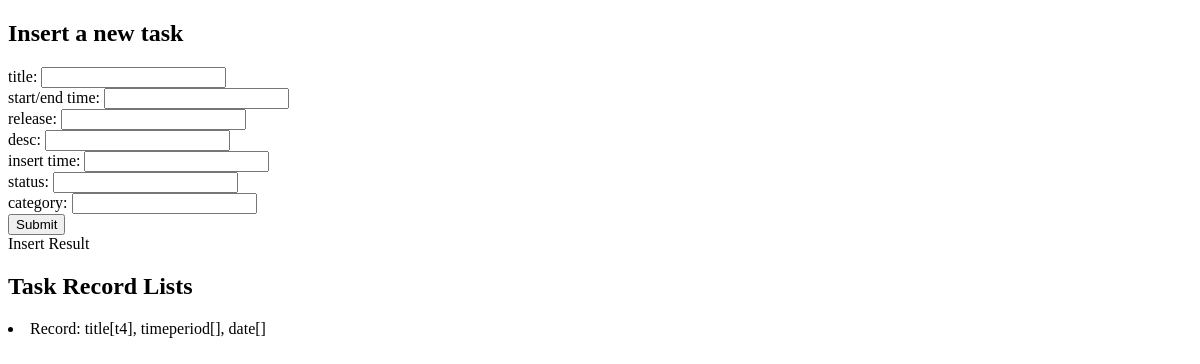
The page /index on the database as committed earlier.
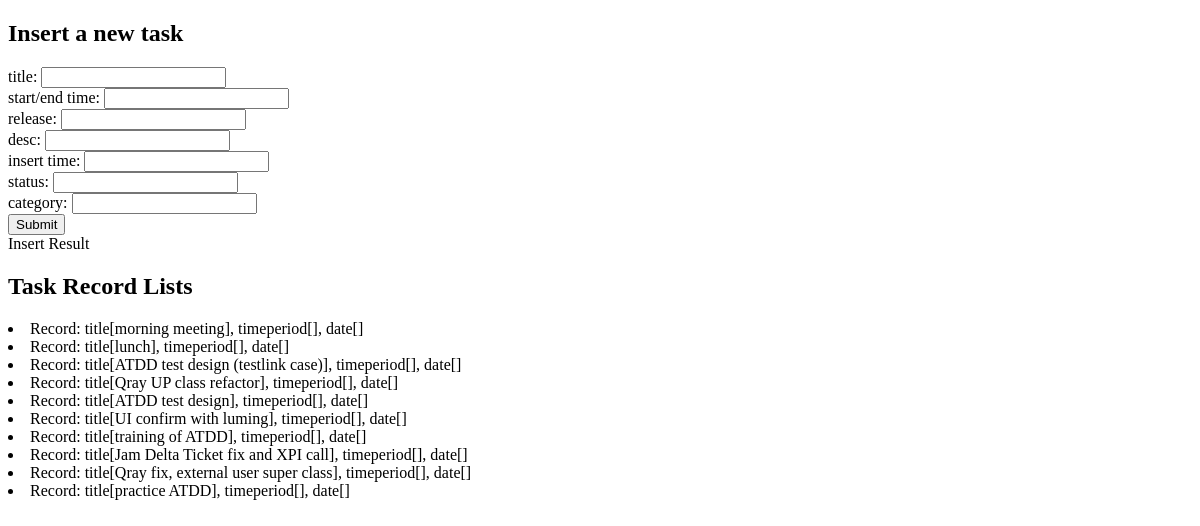
The same page on the database as committed later.
### project/models.py (models this page shows, shortened)
class Task(db.Model):
    id = db.Column(db.Integer, primary_key=True, autoincrement=True)
    title = db.Column(db.String(64), nullable=False)
    comment = db.Column(db.String(200))
    release = db.Column(db.Integer)
    category = db.Column(db.Integer)
    minutes = db.Column(db.Integer, default=0)
    start_timestamp = db.Column(db.DateTime)
    end_timestamp = db.Column(db.DateTime)
    update_timestamp = db.Column(db.DateTime, default=datetime.utcnow())
    @staticmethod
    def get_all():
        return Task.query.all()

### project/views.py (the view)
@app.route('/index', methods=['GET'])
def index():
    tasks = Task.get_all()[:10]
    return render_template('index.html', tasks=tasks)

### project/templates/index.html (shortened to what this page needs)
<!DOCTYPE html>
<html lang="en">
<head>
</head>
<body>
  <div id="new_task">
    <h2>Insert a new task</h2>
    <form id='task_form' onsubmit="submitForm(this); return false;">
      title:
      <input type="text" name="title"/><br>
      start/end time:
      <input type="text" name="timeperiod"><br>
      release:
      <input type="text" name="release"><br>
      desc:
      <input type="text" name="desc"><br>
      insert time:
      <input type="text" name="timestamp"><br>
      status:
      <input type="text" name="status"><br>
      category:
      <input type="text" name="category"><br>
      <input type="submit" value="Submit">
      <div>
       <label>Insert Result</label>
     </div>
   </form>
</div>
<h2>Task Record Lists</h2>
{% for task in tasks %}
<li>Record: title[{{task.title}}], timeperiod[{{task.timeperiod}}], date[{{task.timestamp}}]</li>
{% endfor %}
</body>
</html>

Rows that differ between the two databases and show on the page:
removed Task: title "t4"
added Task: title "morning meeting"
added Task: title "lunch"
added Task: title "ATDD test design (testlink case)"
added Task: title "Qray UP class refactor"
added Task: title "ATDD test design"
added Task: title "UI confirm with luming"
added Task: title "training of ATDD"
added Task: title "Jam Delta Ticket fix and XPI call"
added Task: title "Qray fix, external user super class"
added Task: title "practice ATDD"
